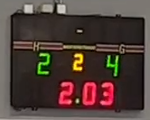
#> input picture images/clock1.png, 150 x 120 px
$ python cutoutplayers.py ../images/clock1.png
#> lines starting #> are read from the running program, lines starting #| are printed output that depends on the picture
### tools/cameradetection.py
"""
A module to see when a floorball clock is stopped.
In its first version it is to be used on two images and compare them.
In its second version it is to be used on a video file.
"""
import subprocess
import os
import math
import shlex
import shutil
import cv2 as cv
from sys import argv

ROOT_DIR = os.path.dirname(os.path.dirname(os.path.abspath(__file__)))
TMP_DIR = os.path.join(ROOT_DIR, "tmp")
CROP_DIR = os.path.join(TMP_DIR, "crop")
CUT_DIR = os.path.join(TMP_DIR, "cut")
RESULT_DIR = os.path.join(TMP_DIR, "results")
OUTPUT_DIR = os.path.join(ROOT_DIR, "output")


# [24 lines left out: function find_difference, not called in this run]


def setupROI(img):
    img_resize = cv.resize(img, (1280, 720), cv.INTER_LINEAR)
    roi = cv.selectROI("Select ROI", img_resize, False)
    cv.destroyWindow("Select ROI")
    xscale = img.shape[0]/img_resize.shape[0]
    yscale = img.shape[1]/img_resize.shape[1]
    new_roi = [0]*4
    new_roi[0::2] = [math.floor(x*xscale) for x in roi[0::2]]
    new_roi[1::2] = [math.floor(y*yscale) for y in roi[1::2]]
    return new_roi


def extractROI(img, roi):
    return img[roi[1]:roi[1]+roi[3], roi[0]:roi[0]+roi[2]]


# [130 lines left out: functions from_images, from_video, crop_play_area, crop_ffmpeg, crop_from_dir, cut_ffmpeg and 1 more, not called in this run]


def remove_dirs():
    shutil.rmtree(TMP_DIR)


# [5 lines left out: function main, not called in this run]


# [5 lines that do not run on import are left out]

### tools/cutoutplayers.py
import os
import subprocess
import sys
import shlex
import cv2 as cv
import shutil
import cameradetection


OUTPUT_DIR = os.path.join(cameradetection.ROOT_DIR, "people")
FRAMES_DIR = os.path.join(OUTPUT_DIR, "frames")
IMG_DIR = os.path.join(OUTPUT_DIR, "imgs")


def run(videopath, tool=None, timestamps=None):
    if tool is None:
        tool = os.path.join(cameradetection.ROOT_DIR, "Yolov5_DeepSort_Pytorch")
        tool = os.path.join(tool, "yolov5")
        tool = os.path.join(tool, "detect.py")
    createdirs()
    if len(os.listdir(FRAMES_DIR)) == 0:
        cropandcut(videopath, FRAMES_DIR)
    process = f"python {tool} --source {FRAMES_DIR} --save-crop --nosave \
                --classes 0 --project {OUTPUT_DIR} --name run"
    subprocess.run(shlex.split(process), check=True)
    shutil.rmtree(FRAMES_DIR)


def cropandcut(videopath, savedir):
#> called with videopath = '../images/clock1.png', savedir = 'people/frames'
    video = cv.VideoCapture(videopath)
    _, frame = video.read()
#> frame is the input picture: shape (120, 150, 3); mean B, G, R 56.5, 62.7, 79
    roi = cameradetection.setupROI(frame)
#> in setupROI, `img_resize = cv.resize(img, (1280, 720), cv.INTER_LINEAR)`:
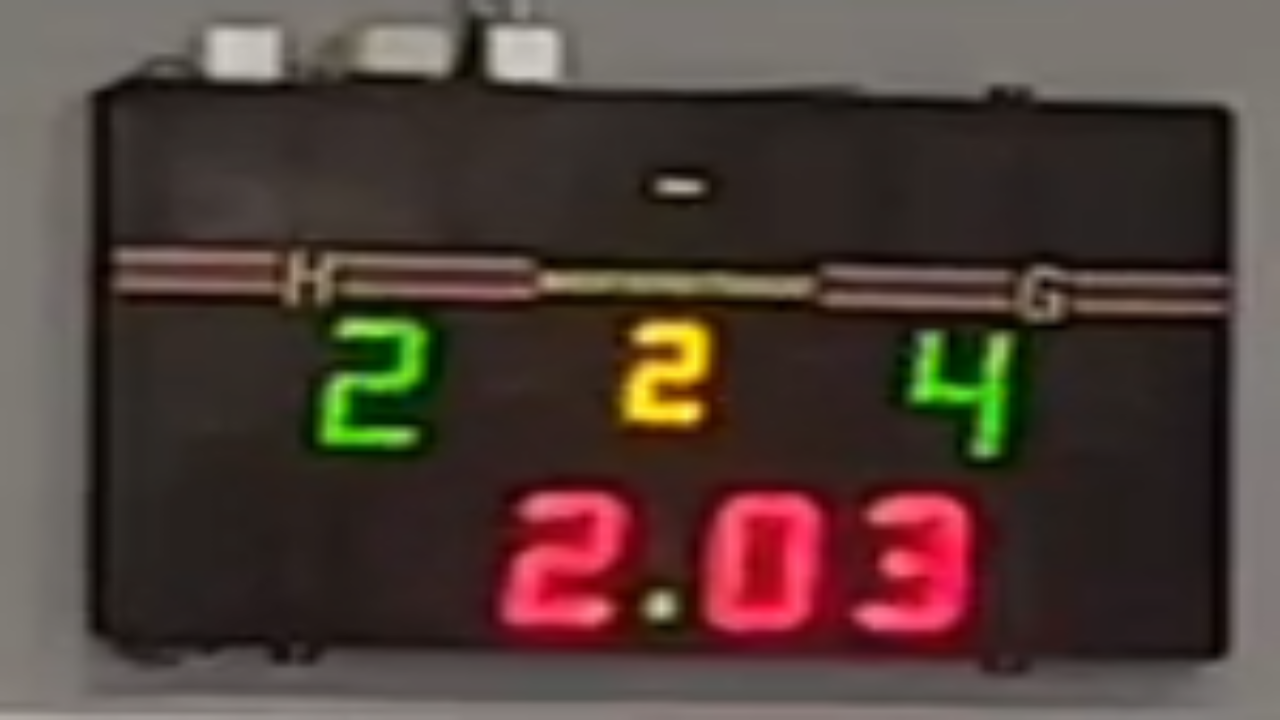
#> img_resize: shape (720, 1280, 3); mean B, G, R 56.4, 62.6, 78.9
    video.release()
    xstart, ystart, width, hight = roi[0], roi[1], roi[2], roi[3]
    filedest = os.path.join(savedir, "out%03d.png")
    process = f"ffmpeg -i {videopath} -filter:v \
              'crop={width}:{hight}:{xstart}:{ystart}, fps=1' {filedest}"
    subprocess.run(shlex.split(process), check=True)


def createdirs():
    if not os.path.exists(OUTPUT_DIR):
        os.mkdir(OUTPUT_DIR)
    if not os.path.exists(FRAMES_DIR):
        os.mkdir(FRAMES_DIR)

if __name__ == "__main__":
#> (the run stopped early here; a loop or call above may not have finished)
